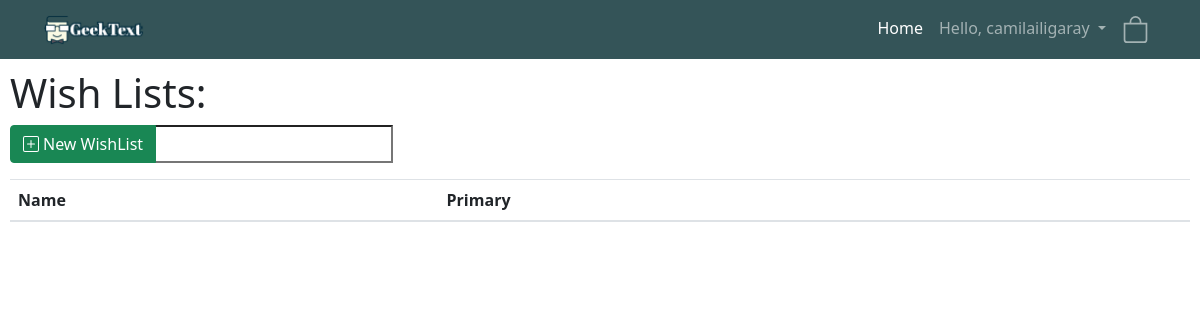
The page /wishlist/ (signed in) on the database as committed earlier.
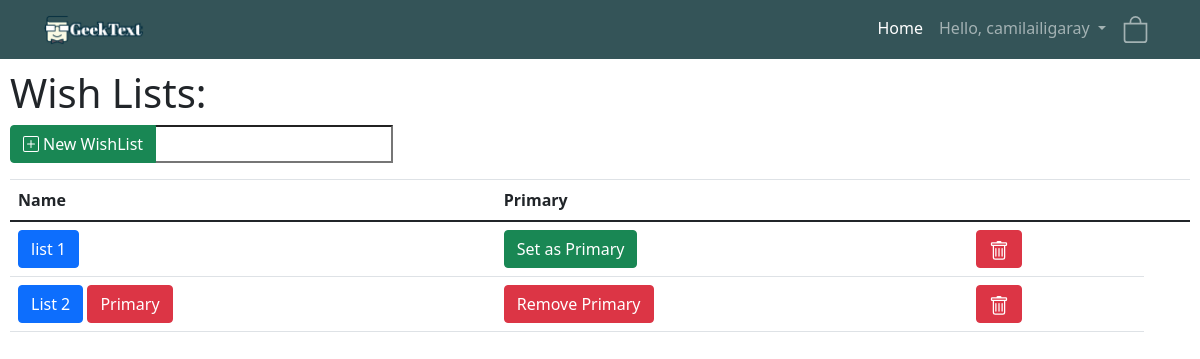
The same page on the database as committed later.
### wishlist/models.py (models this page shows, shortened)
class WishList(models.Model):
    name = models.CharField(max_length=200)
    primary = models.BooleanField(default=False)
    user = models.ForeignKey(User, on_delete=models.CASCADE, related_name="wishlist", null=True)
    book = models.ManyToManyField(Book, related_name="bookwish")

### wishlist/views.py (the view, shortened to what this page needs)
# urls.py: path('wishlist/', include("wishlist.urls")),  # this connects to the urls.py inside the app wishlist
def wishlist(response):  # good to go
    wl = WishList.objects.filter(user=response.user)
    counter = 0
    counter2 = 0
    return render(response, "wishlist/wishlisthome.html", {"wl": wl})

### wishlist/templates/wishlist/wishlisthome.html (shortened to what this page needs)
{% extends 'onlinelibrary/base.html' %}
{% block content%}
<h1>Wish Lists:</h1>
<form  action="http://127.0.0.1:8000/wishlist/" method="post">
    <div class="input-group mb-3">
        <div class="input-group-prepend">
            <button type="submit", name="new", class="btn btn-success", value="new">
                New WishList
            </button>
        </div>
        <input name="new" type="text">
    </div>
</form>
<table class="table">
    <thead>
            <th>Name</th>
            <th>Primary</th>
            <th></th>
            <th></th>
    </thead>
        {% for list in wl %}
        <tr>
            <td>
                <button onclick="window.location.href='http://127.0.0.1:8000/wishlist/{{list.id}}';" type="button" class="btn btn-primary">
                    {{list.name}}
                </button>
                {% if list.primary == True %}
                    <button type="button" class="btn btn-danger">Primary</button>
                {% endif %}
            </td>
            <td>
                {% if list.primary == False %}
                <form action="{% url 'set_primary' list.id %}" method="POST">
                    <button type="submit", name="Confirm", class="btn btn-success", value="new">Set as Primary</button>
                </form>
                {% endif %}
                {% if list.primary == True %}
                <form action="{% url 'remove_primary' %}" method="POST">
                    <button type="submit", name="Confirm", class="btn btn-danger", value="new">Remove Primary</button>
                </form>
                {% endif %}
            </td>
            <td>
                <button class="btn btn-danger" onclick="window.location.href='http://127.0.0.1:8000/wishlist/delete/{{list.id}}';" type="button">
                </button>
            </td>
        </tr>
        {% endfor %}
</table>
{% endblock%}

Rows that differ between the two databases and show on the page:
added WishList: name "list 1", primary "Set as Primary"
added WishList: name "List 2", primary "Primary"
